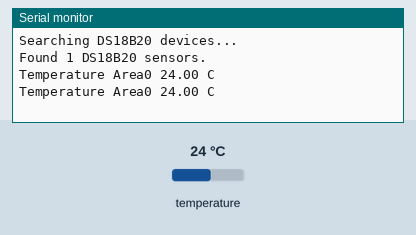
The sketch below on a simulated Arduino Uno, built with avr-gcc and run on an emulated ATmega328P. Shown: the last lines printed to the serial monitor. Inputs (shaded band) come from the test bench; at power-on: temperature 24 °C.

Above: at 3.3 s.
3.4 s: temperature set to 12 °C
At 4.6 s:
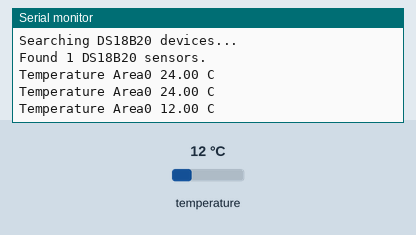
5.9 s: temperature set to 19 °C
At 7.1 s:
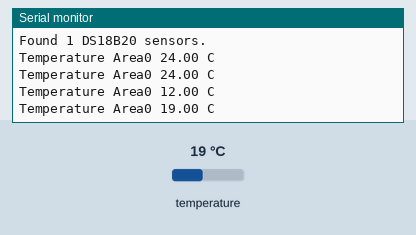
Timing chart, 0 to 8.9 s (numbered marks = the images above; inputs shaded):
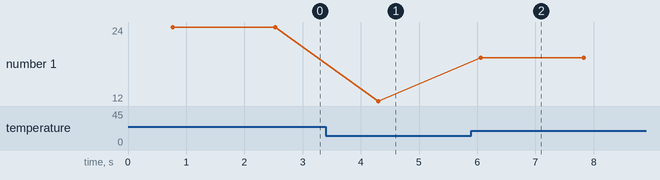

The sketch:

DS18B20Reader.ino
```cpp
//Remember install Onewire and DallasTemperature to compile
//And disconnect the CP2102 Adapter to deploy into the Arduino
#include <DallasTemperature.h>

const int DataPin = 9;

OneWire oneWireInstance(DataPin);
DallasTemperature DS18B20(&oneWireInstance);

DeviceAddress Area0_Address= {0x28, 0xFF, 0x5A, 0xCE, 0x01, 0x15, 0x03, 0x16};

void setup() {
  Serial.begin(9600);
  DS18B20.begin();

  Serial.println("Searching DS18B20 devices...");
  int amount = DS18B20.getDeviceCount();
  Serial.print("Found ");
  Serial.print(amount);
  Serial.println(" DS18B20 sensors.");
}

void loop() {

  DS18B20.requestTemperatures();

  //Sending a line
  Serial.print("Temperature Area0 ");
  Serial.print(DS18B20.getTempC(Area0_Address));
  Serial.println(" C");

  delay(1000);
}
```

Measured:
- after the input at 3.4 s, the serial monitor: prints a new line after 0.90 s (image 1)
- after the input at 5.9 s, the serial monitor: prints a new line after 0.16 s (image 2)
- plotted number 1: 24 → 12 after the input at 3.4 s, 12 → 19 after the input at 5.9 s
